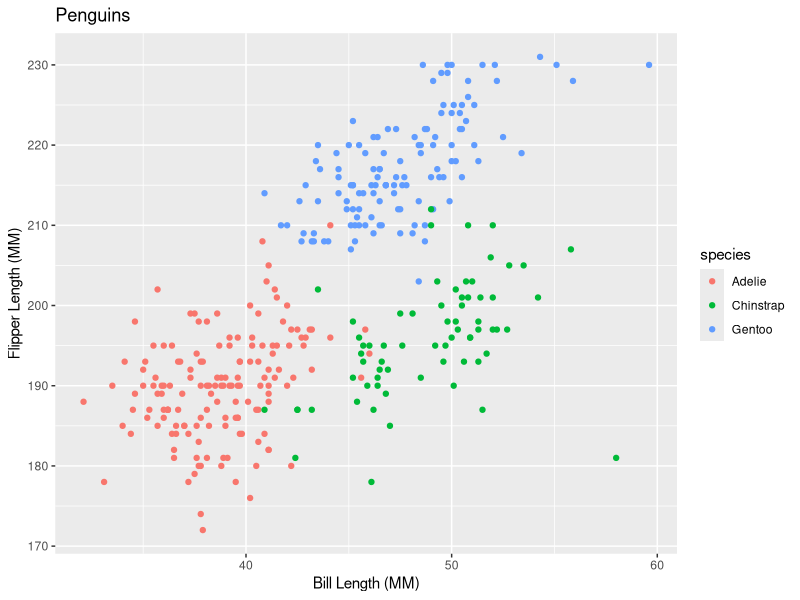
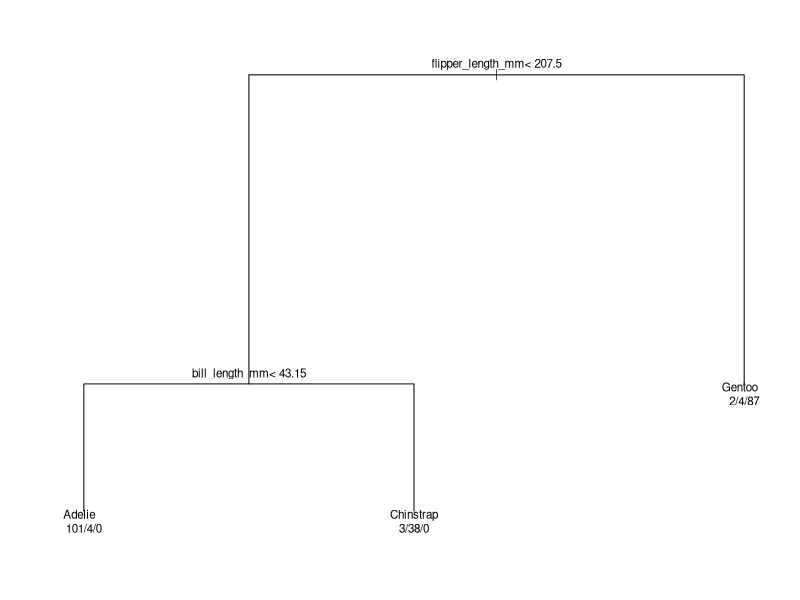

Source code (R) for these figures, in order:
## ---- chunk 1
library(tidyverse)
library(palmerpenguins)
library(rpart)
## ---- chunk 2
pen2 <- penguins |> 
  dplyr::select(species, flipper_length_mm, bill_length_mm) |> 
  drop_na()
## ---- chunk 3
ggplot(pen2, aes( x= bill_length_mm, y = flipper_length_mm, color = species)) + 
  geom_point() +
  labs(x = "Bill Length (MM)", y = "Flipper Length (MM)", title = "Penguins")
## ---- chunk 4
set.seed(111)
n <- nrow(pen2)
train_index <- sample(1:n, size = round(n*0.7))
pen_train <- pen2[train_index,]
pen_test <- pen2[-train_index,]
## ---- chunk 5
pen_tree <- rpart(species ~ flipper_length_mm + bill_length_mm, 
                  data = pen_train, method = "class")
par(cex = 0.7, xpd = NA)
plot(pen_tree)
text(pen_tree, use.n = TRUE)
## ---- chunk 6
pen_predictions <- predict(pen_tree, newdata = pen_test, type = "class")
c_matrix <- table(predicted = pen_predictions, actual = pen_test$species)
addmargins(c_matrix)
## ---- chunk 7
(42+22+34)/103
